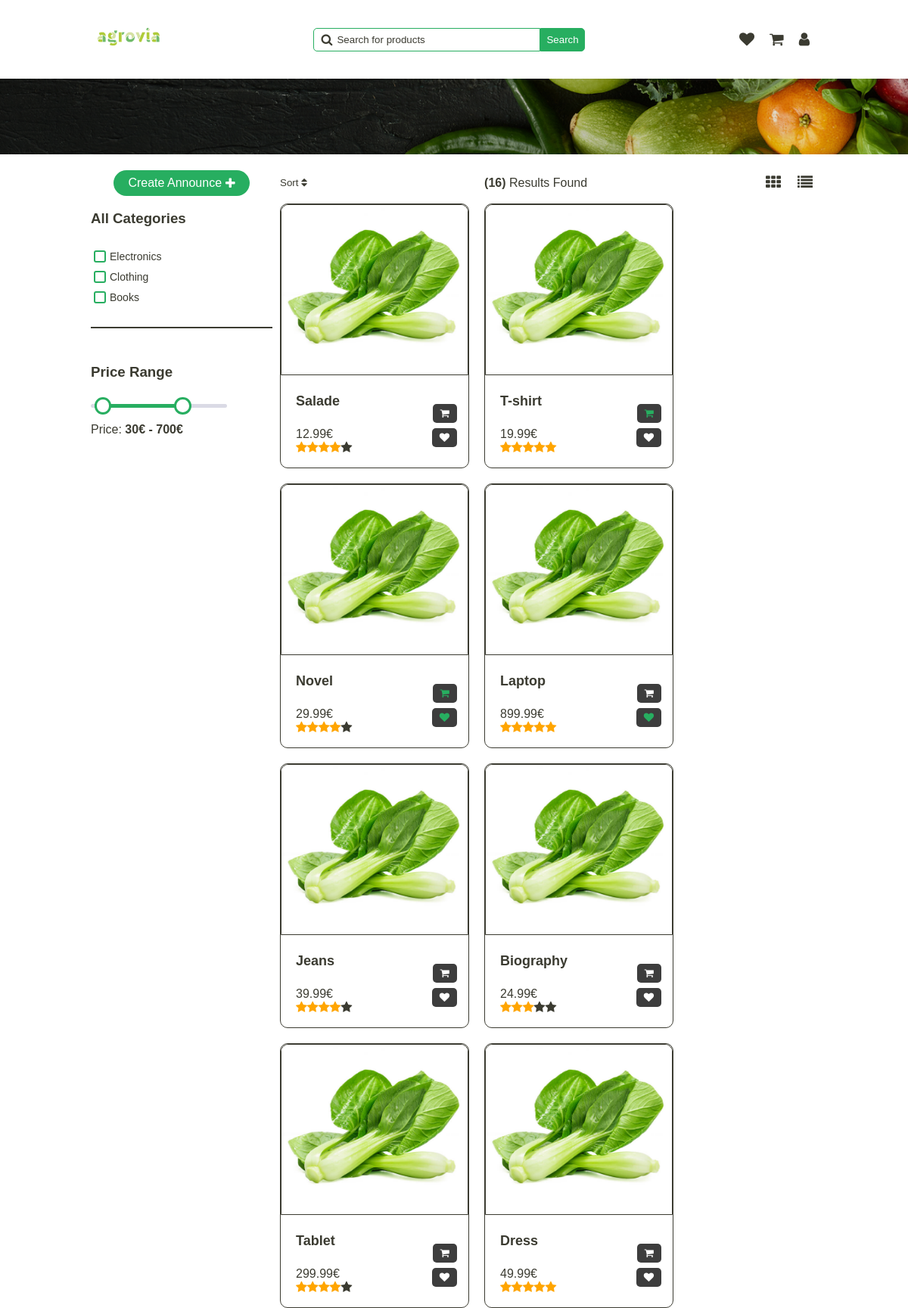
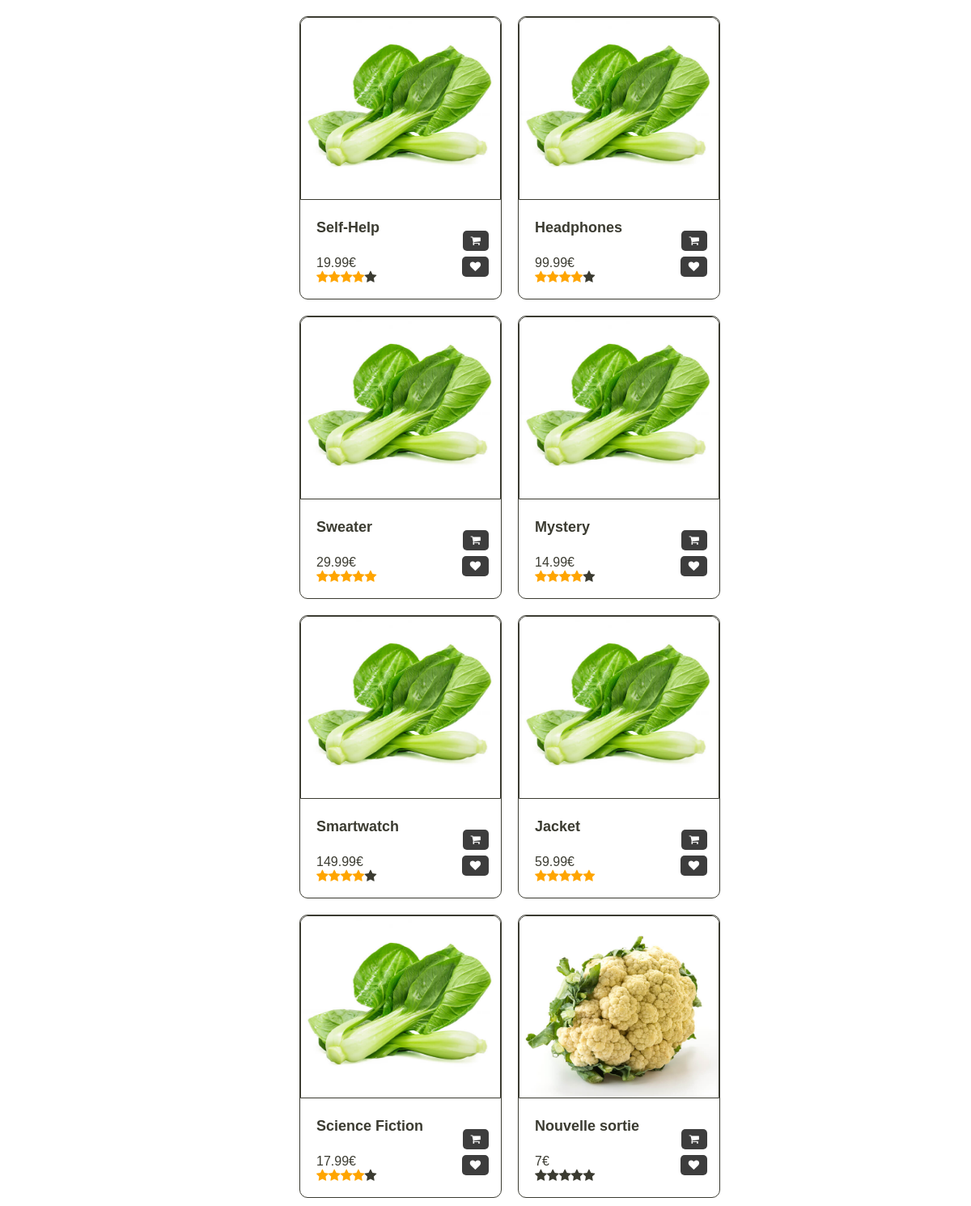
Page /pages/home.php (signed in) on the committed database (2 pictures, top to bottom).
### tables this page shows
CREATE TABLE Category (
  id INTEGER PRIMARY KEY,
  name TEXT
);

CREATE TABLE Announce (
  id INTEGER PRIMARY KEY,
  id_category INTEGER,
  image TEXT,
  title TEXT,
  description TEXT,
  price FLOAT,
  quantity INTEGER,
  rating INTEGER,
  out_of_stock BOOLEAN,
  FOREIGN KEY (id_category) REFERENCES Category(id)
);

CREATE TABLE UserSaved (
  id INTEGER PRIMARY KEY,
  user_id INTEGER,
  announce_id INTEGER,
  quantity_selected INTEGER,
  is_in_cart BOOLEAN,
  is_in_favourite BOOLEAN,
  FOREIGN KEY (user_id) REFERENCES User(id),
  FOREIGN KEY (announce_id) REFERENCES Announce(id)
);

### php/announce.php (the view, shortened to what this page needs)
<?php
require '../php/pdo.php';
function get_all_announce()
{
    global $pdo;
    $query = "SELECT * FROM Announce";
    $stmt = $pdo->prepare($query);
    $stmt->execute();
    $announce = $stmt->fetchAll(PDO::FETCH_ASSOC);
    return $announce;
}
function generate_star($rating)
{
    $stars = "";
    for ($i = 0; $i < 5; $i++) {
        if ($i < $rating) {
            $stars .= "<i class='fa fa-star checked'></i>";
        } else {
            $stars .= "<i class='fa fa-star'></i>";
        }
    }
    return $stars;
}
function get_saved_announce_by_user_id($user_id)
{
    global $pdo;
    $query = "SELECT * FROM UserSaved WHERE user_id = :user_id";
    $stmt = $pdo->prepare($query);
    $stmt->bindParam(':user_id', $user_id);
    $stmt->execute();
    $announce = $stmt->fetchAll(PDO::FETCH_ASSOC);
    return $announce;
}
function _get_announce_saved_by_user($announce, $saved_announce)
{
    foreach ($saved_announce as $saved_row) {
        if ($announce["id"] === $saved_row["announce_id"]) {
            return $saved_row;
        }
    }
    return false;
}
function display_announce($announce)
{
    $saved_announce = get_saved_announce_by_user_id($_SESSION['user_id']);
    foreach ($announce as $row) {
        $saved = _get_announce_saved_by_user($row, $saved_announce);
        echo "<a
                  class='announce' id='" . $row['id'] . "-announce'
                  href='../pages/announce-view.php?id=" . $row['id'] . "'";
        echo ">";
        $icon_style = "style='color: var(--secondary);'";
        if ($row['image'] != '') {
            echo "<img src='" . $row['image'] . "' alt='product'>";
        } else {
            echo "<img src='../public/no-image-available.jpg' alt='product'>";
        }
        echo "<div class='infos'>";
        echo "<div class='details'>";
        echo "<h4>" . $row['title'] . "</h4>";
        echo "<span class='price'>" . $row['price'] . "€</span>";
        echo "<span class='rating '>";
        echo generate_star($row['rating']);
        echo "</span>";
        echo "</div>";
        echo "<div class='actions'>";
        echo "<button class='cart'
                      onclick='event.preventDefault(); add_cart_item(" . $row['id'] . ")'>
                <i
                    class='fa fa-shopping-cart'" . ($saved['is_in_cart'] == 1 ? $icon_style : '') . "
                    id='" . $row['id'] . "-cart-icon'
                >
                </i>
              </button>";
        echo "<button class='wish'
                      onclick='event.preventDefault(); add_wishlist_item(" . $row['id'] . ")'
                >
                <i
                    class='fa fa-heart'" . ($saved['is_in_favourite'] == 1 ? $icon_style : '') . "
                    id='" . $row['id'] . "-wish-icon'
                >
                </i>
              </button>";
        echo "</div>";
        echo "</div>";
        echo "</a>";
    }
}
?>

### php/category.php
<?php
require '../php/pdo.php';
function get_all_categories()
{
    global $pdo;
    $query = "SELECT * FROM Category";
    $stmt = $pdo->prepare($query);
    $stmt->execute();
    $result = $stmt->fetchAll(PDO::FETCH_ASSOC);
    return $result;
}
function display_categories($categories)
{
    foreach ($categories as $category) {
        echo "<span>";
        echo "<input type='checkbox' id='" . $category['id'] . "-category' name='category' value='" . $category['name'] . "'>";
        echo "<label for='" . $category['name'] . "'>" . $category['name'] . "</label>";
        echo "</span>";
    }
}
?>

### styles/home.css (style rules this page uses)
.categories span { display: flex; align-items: center; margin-bottom: 5px; }
.categories input[type="checkbox"] { margin-right: 5px; }
.categories label { font-size: 14px; color: var(--text-color); cursor: pointer; }
.categories span:last-child { margin-bottom: 20px; }
.categories input[type="checkbox"] { appearance: none; width: 16px; height: 16px; border: 2px solid var(--secondary); border-radius: 3px; cursor: pointer; }
.announce { max-width: 250px; flex-grow: 1; flex-basis: 15%; display: flex; flex-direction: column; align-items: center; justify-content: flex-start; margin: 10px; min-width: 250px; height: 350px; border-radius: 10px; background-color: var(--primary); border: 1px solid var(--text); transition: all 0.3s ease-in-out; text-decoration: none; color: var(--text); }
.announce img { height: 65%; width: 100%; border-radius: 10px 10px 0 0; border: 1px solid var(--text); }
.announce .infos { display: flex; width: 100%; align-items: center; position: relative; padding: 0 10px; }
.announce .infos .details { display: flex; flex-direction: column; margin-left: 10px; }
.announce .infos .details h4 { font-size: 18px; color: var(--text); }
.announce .infos .actions { display: flex; flex-direction: column; position: absolute; right: 15px; bottom: 10px; }
.announce .infos button { padding: 5px 10px; border: none; background-color: rgba(61, 61, 61, 1); color: var(--white); border-radius: 5px; cursor: pointer; margin-left: auto; margin-top: 7px; z-index: 1111; }
.checked { color: orange; }

### styles/global.css (style rules this page uses)
.light-theme { --primary: rgba(255, 255, 255, 1); --secondary: rgba(39, 174, 96, 1); --tertiary: rgba(146, 227, 169, 1); --text: rgba(59, 59, 49, 1); --hover-color: rgba(200, 200, 200, 1); --white: rgba(255, 255, 255, 1); --dark: rgba(29, 29, 29, 1); --gray: rgba(102, 102, 102, 1); --error: rgba(255, 0, 0, 1); --light-hover-green: rgba(237, 242, 238, 1); --light-stroke: rgba(230, 230, 230, 1); }
* { box-sizing: border-box; }
body, body.dark-theme, body.light-theme { font-family: "Overpass", sans-serif; -webkit-font-smoothing: antialiased; -moz-osx-font-smoothing: grayscale; background-color: var(--primary); color: var(--text); width: 80%; margin: 0 auto; transition: background-color 0.3s ease, transform 0.5s cubic-bezier(0.68, -0.55, 0.27, 1.55); }
body { --primary: rgba(29, 29, 29, 1); --secondary: rgba(39, 174, 96, 1); --tertiary: rgba(146, 227, 169, 1); --text: rgba(210, 210, 210, 1); --hover-color: rgba(62, 62, 62, 1); --white: rgba(255, 255, 255, 1); --dark: rgba(29, 29, 29, 1); --gray: rgba(102, 102, 102, 1); --error: rgba(255, 0, 0, 1); --light-hover-green: rgba(237, 242, 238, 1); --light-stroke: rgba(230, 230, 230, 1); }

### rows in the picture
category: name "Electronics"
category: name "Clothing"
category: name "Books"
announce: image (picture), title "Salade", price "12.99", rating 4 (drawn)
announce: image (picture), title "T-shirt", price "19.99", rating 5 (drawn)
announce: image (picture), title "Novel", price "29.99", rating 4 (drawn)
announce: image (picture), title "Laptop", price "899.99", rating 5 (drawn)
announce: image (picture), title "Jeans", price "39.99", rating 4 (drawn)
announce: image (picture), title "Biography", price "24.99", rating 3 (drawn)
announce: image (picture), title "Tablet", price "299.99", rating 4 (drawn)
announce: image (picture), title "Dress", price "49.99", rating 5 (drawn)
announce: image (picture), title "Self-Help", price "19.99", rating 4 (drawn)
announce: image (picture), title "Headphones", price "99.99", rating 4 (drawn)
announce: image (picture), title "Sweater", price "29.99", rating 5 (drawn)
announce: image (picture), title "Mystery", price "14.99", rating 4 (drawn)
announce: image (picture), title "Smartwatch", price "149.99", rating 4 (drawn)
announce: image (picture), title "Jacket", price "59.99", rating 5 (drawn)
announce: image (picture), title "Science Fiction", price "17.99", rating 4 (drawn)
announce: image (picture), title "Nouvelle sortie", price "7"
